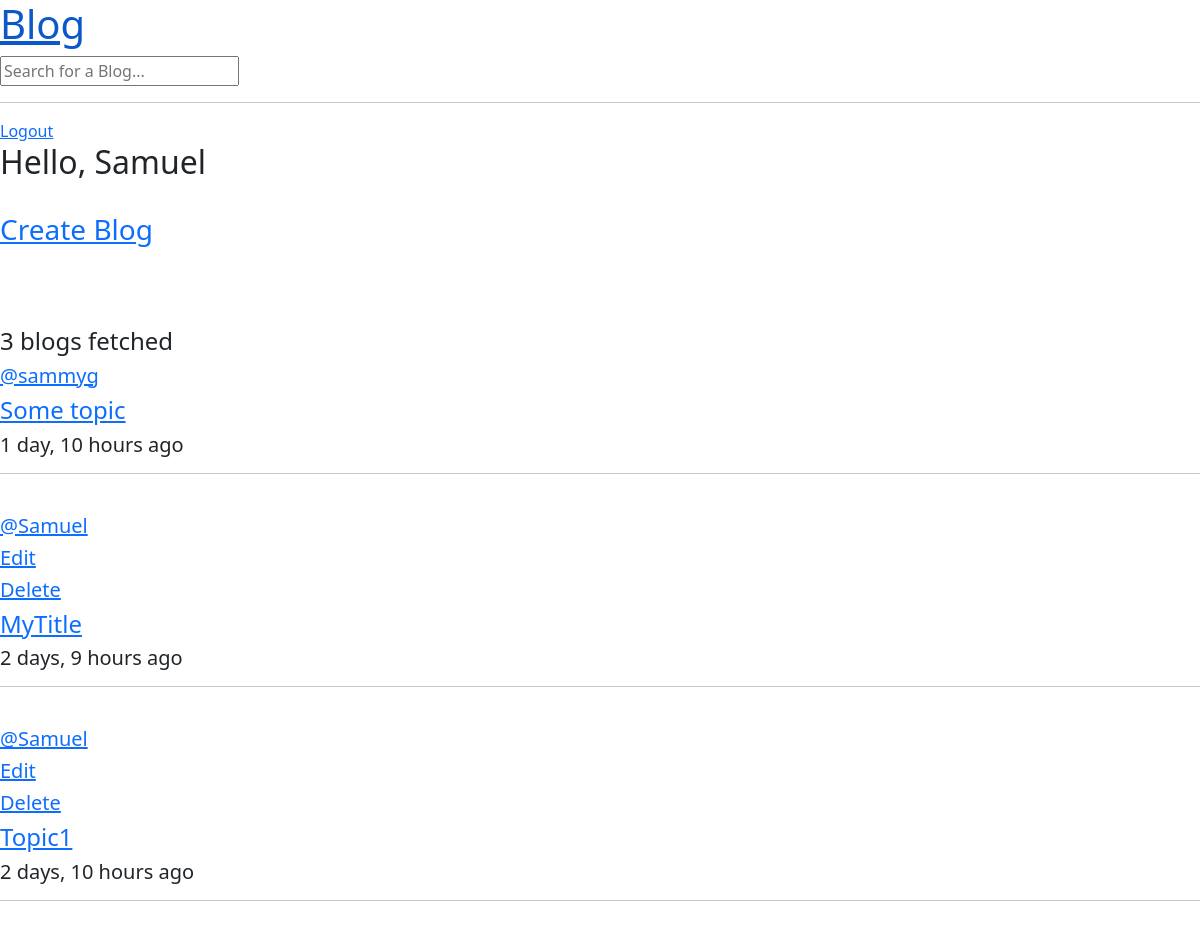
The app's page / (signed in) with its own data.
### base/models.py (models this page shows, shortened)
class Blog(models.Model):
    title = models.CharField(max_length=200)
    author = models.ForeignKey(User, on_delete=models.CASCADE)
    body = models.TextField()
    created = models.DateTimeField(auto_now_add=True)
    updated = models.DateTimeField(auto_now=True)
    class Meta:
        ordering = ["-updated", "-created"]

### base/views.py (the view)
# urls.py: 2. Add a URL to urlpatterns:  path('', views.home, name='home')
def home(request):
    q = request.GET.get('q') if request.GET.get('q') != None else ''
    blogs = Blog.objects.filter(
        Q(title__icontains=q)
    )
    blogcount = Blog.objects.count()
    context = {"blogs":blogs, "blogcount":blogcount}
    return render(request, "home.html", context)

### templates/home.html
{% extends 'main.html' %}
{% block content %}
    <div>
        <h2>Hello, {{request.user}}</h2><br>
        {% if request.user.is_authenticated %}
            <a href="{% url 'create-blog' %}"><h3>Create Blog</h3></a><br><br>
            <br>
        {% endif %}
        <h4>{{blogcount}} blogs fetched</h4>
        {% include 'blogs_component.html' %}
    </div>
{% endblock %}

### templates/blogs_component.html
{% block content %}
    {% for blog in blogs %}
        <div>
            <h5><a href="{% url 'user-profile' blog.author.id %}">@{{blog.author}}</a></h5>
            {% if request.user == blog.author %}
                <a href="{% url 'update-blog' blog.id %}"><h5>Edit</h5></a>
                <a href="{% url 'delete-blog' blog.id %}"><h5>Delete</h5></a>
            {% endif %}
            <a href="{% url 'blog' blog.id %}?q={{blog.title}}"><h4>{{blog.title}}</h4></a>
            <h5>{{blog.created|timesince}} ago</h5>
            <hr>
            <br>
        </div>
    {% endfor %}
{% endblock %}

### records on screen
Blog: author "sammyg", title "Some topic", created "1 day, 10 hours"
Blog: author "Samuel", shows "Edit", title "MyTitle", created "2 days, 9 hours"
Blog: author "Samuel", shows "Edit", title "Topic1", created "2 days, 10 hours"

### other values on screen
{{ request.user }} "Samuel"
{{ blogcount }} "3"
